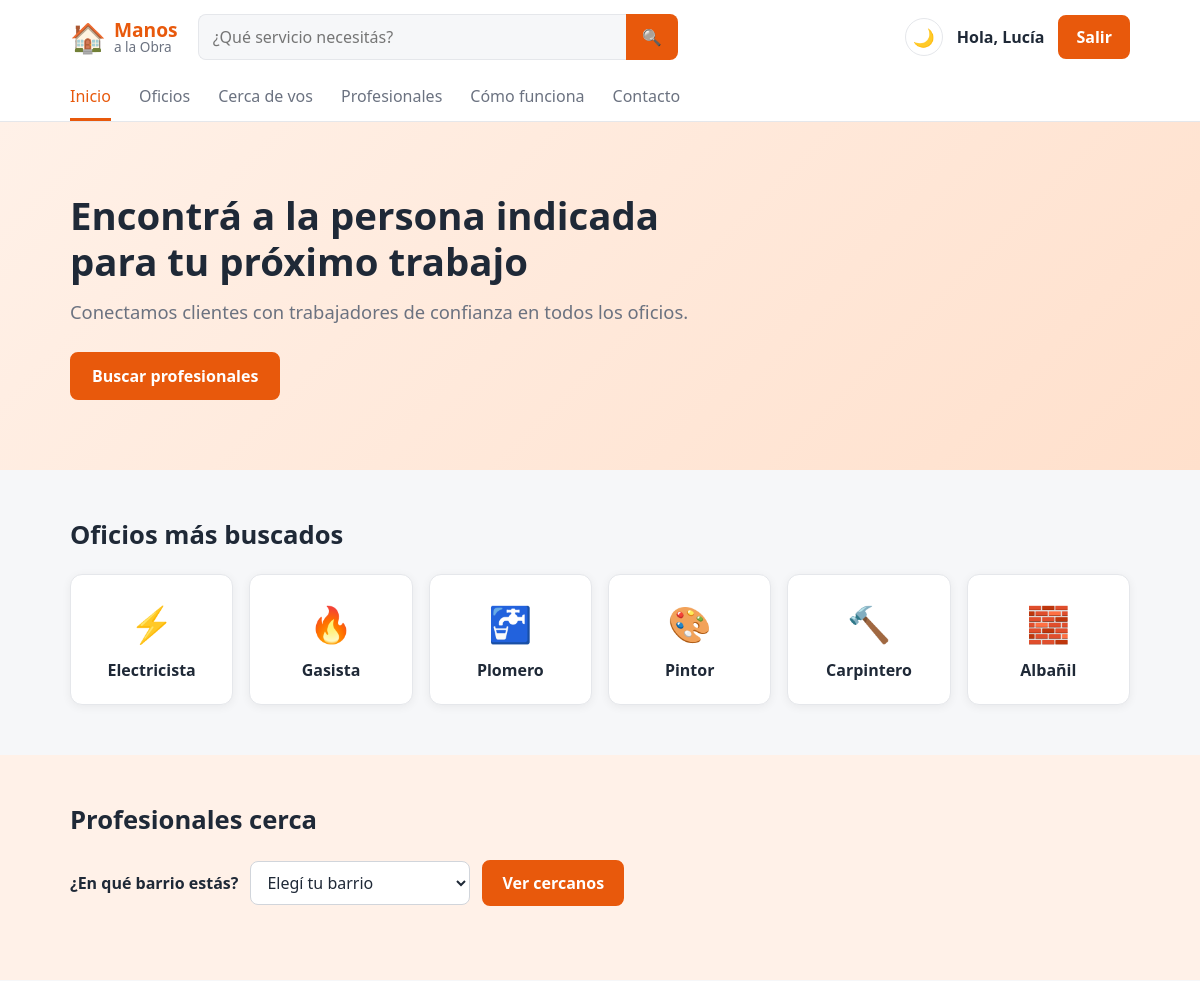
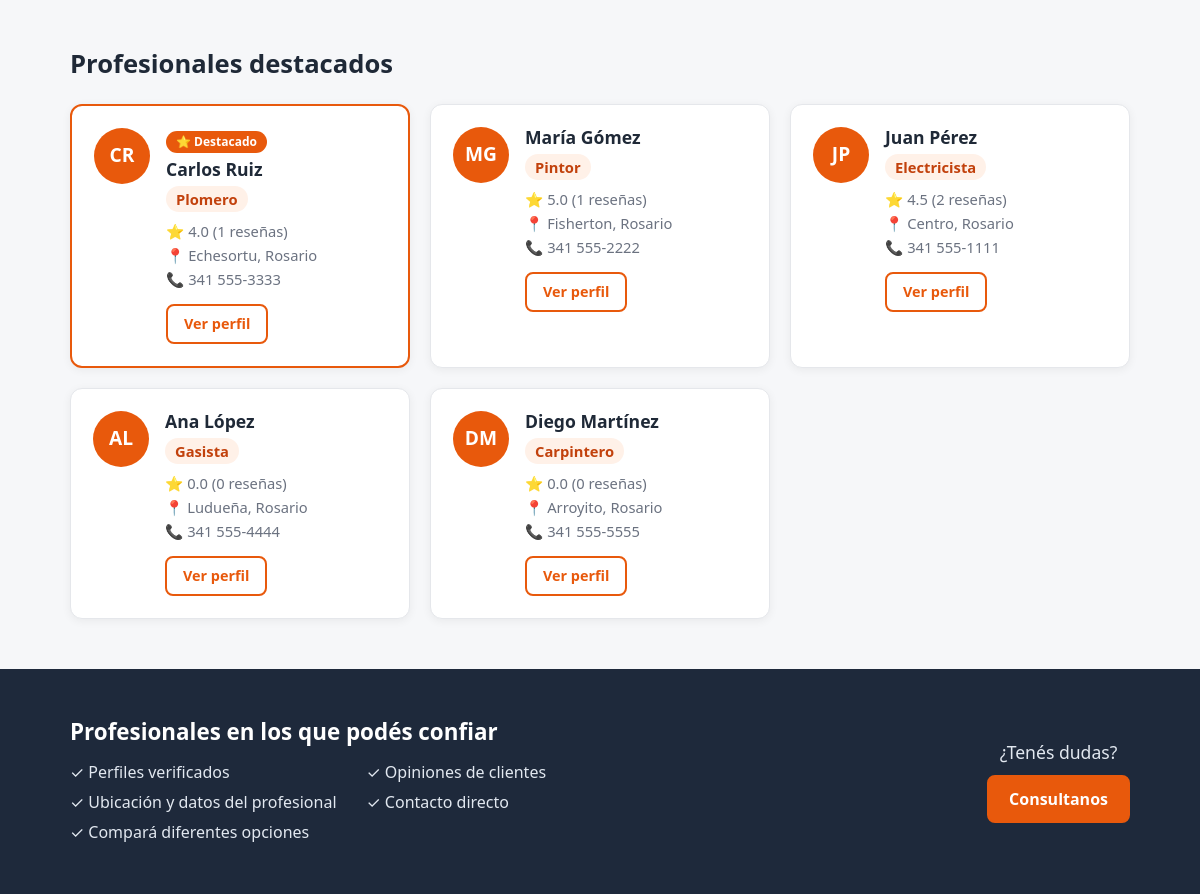
Page /index.php (signed in) on the committed database (2 pictures, top to bottom).
### tables this page shows
CREATE TABLE profesionales (
    id INT AUTO_INCREMENT PRIMARY KEY,
     
    nombre VARCHAR(60) NOT NULL,
    apellido VARCHAR(60) NOT NULL,
    email VARCHAR(120) NOT NULL UNIQUE,
    password VARCHAR(255) NOT NULL,
    iniciales VARCHAR(5) NOT NULL,
     
    oficio VARCHAR(60) NULL,
    descripcion VARCHAR(300) NULL,
    ubicacion VARCHAR(100) NULL,              
    domicilio VARCHAR(120) NULL,              
    barrio_id INT NULL,                       
    telefono VARCHAR(30) NULL,
    experiencia INT NULL,
    fecha_alta DATE NULL,
    fecha_baja DATE NULL,
     
     
    valoracion DECIMAL(2,1) DEFAULT 0,
    cantidad_resenas INT DEFAULT 0,
     
     
    destacado_hasta DATE NULL,
    creado_en TIMESTAMP DEFAULT CURRENT_TIMESTAMP,
    FOREIGN KEY (barrio_id) REFERENCES barrios(id)
);

CREATE TABLE barrios (
    id INT AUTO_INCREMENT PRIMARY KEY,
    barrio VARCHAR(60) NOT NULL UNIQUE,
    zona VARCHAR(30) NOT NULL
);

### tarjeta_profesional.php (the view, shortened to what this page needs)
<div class="profesional-card <?php echo !empty($profesional["destacado"]) ? "destacada" : ""; ?>">
    <div class="profesional-avatar"><?php echo htmlspecialchars($profesional["iniciales"]); ?></div>
    <div class="profesional-info">
        <?php if (!empty($profesional["destacado"])): ?>
            <span class="insignia-destacado">⭐ Destacado</span>
        <?php endif; ?>
        <h3><?php echo htmlspecialchars($profesional["nombre"] . " " . $profesional["apellido"]); ?></h3>
        <p class="oficio"><?php echo htmlspecialchars($profesional["oficio"]); ?></p>
        <p class="valoracion">⭐ <?php echo $profesional["valoracion"]; ?> (<?php echo $profesional["cantidad_resenas"]; ?> reseñas)</p>
        <p class="ubicacion">📍 <?php
            if (!empty($profesional["barrio"])) {
                echo htmlspecialchars($profesional["barrio"]) . ", ";
            }
            echo htmlspecialchars($profesional["ubicacion"] ?? "");
        ?></p>
        <?php if (!empty($profesional["telefono"])): ?>
            <p class="telefono">📞 <?php echo htmlspecialchars($profesional["telefono"]); ?></p>
        <?php endif; ?>
        <a href="perfil.php?id=<?php echo $profesional["id"]; ?>" class="boton boton-borde">Ver perfil</a>
    </div>
</div>

### index.php (shortened to what this page needs)
<?php
require "config.php";
$modo_oscuro = ($_COOKIE["tema"] ?? "") === "oscuro";
$buscar = trim($_GET["buscar"] ?? "");
$oficio = trim($_GET["oficio"] ?? "");
$sql = "SELECT profesionales.*, barrios.barrio,
               (destacado_hasta IS NOT NULL AND destacado_hasta >= CURDATE()) AS destacado
        FROM profesionales
        LEFT JOIN barrios ON barrios.id = profesionales.barrio_id
        WHERE oficio IS NOT NULL
          AND (fecha_baja IS NULL OR fecha_baja >= CURDATE())";
$sql .= " ORDER BY destacado DESC, valoracion DESC, cantidad_resenas DESC";
$consulta = $conexion->prepare($sql);
$consulta->execute();
$resultado_profesionales = $consulta->get_result();
if ($oficio !== "") {
    $titulo_profesionales = $oficio;
} elseif ($buscar !== "") {
    $titulo_profesionales = "Resultados para \"" . $buscar . "\"";
} else {
    $titulo_profesionales = "Profesionales destacados";
}
$barrios = [];
$resultado_barrios = $conexion->query("SELECT id, barrio, zona FROM barrios ORDER BY zona, barrio");
while ($fila = $resultado_barrios->fetch_assoc()) {
    $barrios[$fila["id"]] = $fila;
}
$barrio_elegido = (int) ($_GET["barrio"] ?? 0);
$oficios_destacados = [
    "Electricista" => "⚡",
    "Gasista"      => "🔥",
    "Plomero"      => "🚰",
    "Pintor"       => "🎨",
    "Carpintero"   => "🔨",
    "Albañil"      => "🧱",
];
?>
<!DOCTYPE html>
<html lang="es">
<head>
    <link rel="stylesheet" href="style.css">
</head>
<body class="<?php echo $modo_oscuro ? "oscuro" : ""; ?>">
    <header class="header-principal">
        <div class="barra-superior">
            <a href="index.php" class="logo">
                <span class="logo-icono">🏠</span>
                <span class="logo-texto"><strong>Manos</strong><span>a la Obra</span></span>
            </a>
            <form class="buscador" action="index.php#profesionales" method="get">
                <input type="search" name="buscar" placeholder="¿Qué servicio necesitás?" value="<?php echo htmlspecialchars($buscar); ?>">
                <button type="submit" aria-label="Buscar">🔍</button>
            </form>
            <div class="acciones">
                <a href="tema.php" class="boton-tema" title="<?php echo $modo_oscuro ? "Activar modo claro" : "Activar modo oscuro"; ?>">
                    <?php echo $modo_oscuro ? "☀️" : "🌙"; ?>
                </a>
                <?php if (isset($_SESSION["usuario_nombre"])): ?>
                    <span class="link-ingresar">Hola, <?php echo htmlspecialchars($_SESSION["usuario_nombre"]); ?></span>
                    <a href="logout.php" class="btn-publicar">Salir</a>
                <?php else: ?>
                    <a href="login.php" class="link-ingresar">Ingresar</a>
                    <a href="registro.php" class="btn-publicar">Crear cuenta</a>
                <?php endif; ?>
            </div>
        </div>
        <nav class="barra-menu">
            <a href="index.php" class="activo">Inicio</a>
            <a href="#oficios">Oficios</a>
            <a href="#cerca">Cerca de vos</a>
            <a href="#profesionales">Profesionales</a>
            <a href="como_funciona.php">Cómo funciona</a>
            <a href="contacto.php">Contacto</a>
        </nav>
    </header>
    <section class="hero">
        <div class="contenedor">
            <div class="hero-texto">
                <h1>Encontrá a la persona indicada para tu próximo trabajo</h1>
                <p>Conectamos clientes con trabajadores de confianza en todos los oficios.</p>
                <div class="hero-botones">
                    <a href="#profesionales" class="boton boton-lleno">Buscar profesionales</a>
                </div>
            </div>
        </div>
    </section>
    <section class="seccion">
        <div class="contenedor">
            <h2 class="seccion-titulo" id="oficios">Oficios más buscados</h2>
            <div class="oficios-grid">
                <?php foreach ($oficios_destacados as $nombre_oficio => $icono): ?>
                    <a href="index.php?oficio=<?php echo urlencode($nombre_oficio); ?>#profesionales"
                       class="oficio-card <?php echo $oficio === $nombre_oficio ? "elegido" : ""; ?>">
                        <span class="icono"><?php echo $icono; ?></span>
                        <p><?php echo $nombre_oficio; ?></p>
                    </a>
                <?php endforeach; ?>
            </div>
        </div>
    </section>
    <section class="seccion seccion-cerca">
        <div class="contenedor">
            <h2 class="seccion-titulo" id="cerca">Profesionales cerca</h2>
            <form class="elegir-barrio" action="index.php#cerca" method="get">
                <label for="barrio">¿En qué barrio estás?</label>
                <select id="barrio" name="barrio" required>
                    <option value="" disabled <?php echo isset($barrios[$barrio_elegido]) ? "" : "selected"; ?>>Elegí tu barrio</option>
                </select>
                <button type="submit" class="boton boton-lleno">Ver cercanos</button>
            </form>
        </div>
    </section>
    <section class="seccion">
        <div class="contenedor">
            <div class="seccion-encabezado">
                <h2 class="seccion-titulo" id="profesionales"><?php echo htmlspecialchars($titulo_profesionales); ?></h2>
            </div>
            <div class="profesionales-grid">
                <?php while ($profesional = $resultado_profesionales->fetch_assoc()): ?>
                    <?php
                    include "tarjeta_profesional.php";
                    ?>
                <?php endwhile; ?>
            </div>
        </div>
    </section>
        <footer class="pie-pagina">
        <div class="contenedor">
            <div class="pie-confianza">
                <h2>Profesionales en los que podés confiar</h2>
                <ul>
                    <li>✓ Perfiles verificados</li>
                    <li>✓ Opiniones de clientes</li>
                    <li>✓ Ubicación y datos del profesional</li>
                    <li>✓ Contacto directo</li>
                    <li>✓ Compará diferentes opciones</li>
                </ul>
            </div>
            <div class="pie-ayuda">
                <p>¿Tenés dudas?</p>
                <a href="contacto.php" class="boton boton-lleno">Consultanos</a>
            </div>
        </div>
    </footer>
</body>
</html>

### rows in the picture
profesionales: iniciales "CR", shows "⭐ Destacado", nombre+apellido "Carlos Ruiz", oficio "Plomero", valoracion "4.0", cantidad_resenas "1", barrio.barrio "Echesortu", ubicacion "Rosario", telefono "341 555-3333"
profesionales: iniciales "MG", nombre+apellido "María Gómez", oficio "Pintor", valoracion "5.0", cantidad_resenas "1", barrio.barrio "Fisherton", ubicacion "Rosario", telefono "341 555-2222"
profesionales: iniciales "JP", nombre+apellido "Juan Pérez", oficio "Electricista", valoracion "4.5", cantidad_resenas "2", barrio.barrio "Centro", ubicacion "Rosario", telefono "341 555-1111"
profesionales: iniciales "AL", nombre+apellido "Ana López", oficio "Gasista", valoracion "0.0", cantidad_resenas "0", barrio.barrio "Ludueña", ubicacion "Rosario", telefono "341 555-4444"
profesionales: iniciales "DM", nombre+apellido "Diego Martínez", oficio "Carpintero", valoracion "0.0", cantidad_resenas "0", barrio.barrio "Arroyito", ubicacion "Rosario", telefono "341 555-5555"

### other values in the picture
$_SESSION["usuario_nombre"] "Lucía"
$icono "⚡"
$nombre_oficio "Electricista"
$icono "🔥"
$nombre_oficio "Gasista"
$icono "🚰"
$nombre_oficio "Plomero"
$icono "🎨"
$nombre_oficio "Pintor"
$icono "🔨"
$nombre_oficio "Carpintero"
$icono "🧱"
$nombre_oficio "Albañil"
$titulo_profesionales "Profesionales destacados"
